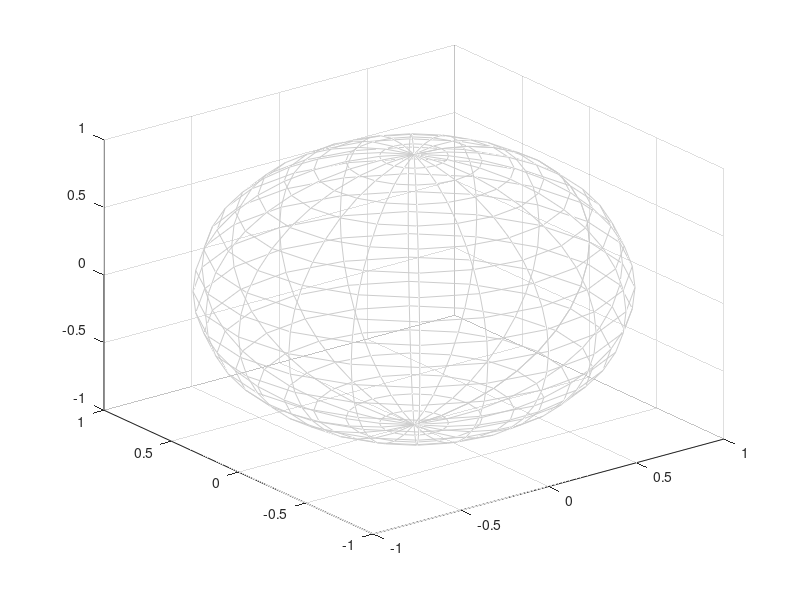

MATLAB code to generate this figure: (Note: this script raises an error after producing the figure.)
clc
clear
close all

%% Proyección estereográfica
% z = 2 + 1i*3; 
% [a, b, c] = rectangularToSphere(real(z), imag(z));

%% Hipocicloide
k = 2.1;
r2 = 1;
t = 0:0.01:20*pi;
x = (k*r2 - r2)*cos(t) + r2*cos(t*(1 - k));
y = (k*r2 - r2)*sin(t) + r2*sin(t*(1 - k));
z = x + 1i*y;

%% Graficamos en la esfera
[X, Y, Z] = sphere;

axis equal
grid on

% 0.8*[1,1,1] -> gris en RGB
surf(X, Y, Z, 'FaceColor', 'none', 'EdgeColor', 0.8*[1,1,1])

a = zeros(1, length(z));
b = zeros(1, length(z));
c = zeros(1, length(z));
it = 1;

for num = z
    [temp_a, temp_b, temp_c] = rectangularToSphere(real(num), imag(num));
    a(it) = temp_a;
    b(it) = temp_b;
    c(it) = temp_c;
    it = it + 1;
end

hold on
plot3(a, b, c, 'Color', 'Black')
hold off

% hold on
% plot3(x, y, z, '.', 'MarkerSize', 15)
% hold off
